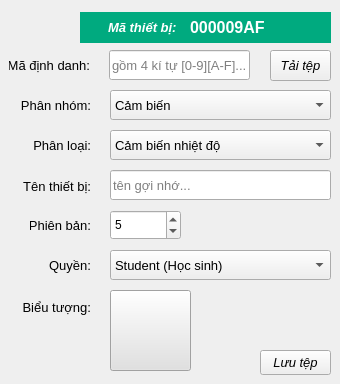
     <widget class="QWidget" name="tab">
      <attribute name="title">
       <string>           Chung           </string>
      </attribute>
      <widget class="QPushButton" name="pushButton_writeFile">
       <property name="enabled">
        <bool>true</bool>
       </property>
       <property name="geometry">
        <rect>
         <x>260</x>
         <y>350</y>
         <width>71</width>
         <height>25</height>
        </rect>
       </property>
       <property name="minimumSize">
        <size>
         <width>0</width>
         <height>25</height>
        </size>
       </property>
       <property name="font">
        <font>
         <pointsize>10</pointsize>
         <weight>50</weight>
         <italic>true</italic>
         <bold>false</bold>
        </font>
       </property>
       <property name="text">
        <string>Lưu tệp</string>
       </property>
       <property name="shortcut">
        <string/>
       </property>
      </widget>
      <widget class="QLabel" name="label_3">
       <property name="geometry">
        <rect>
         <x>9</x>
         <y>50</y>
         <width>81</width>
         <height>31</height>
        </rect>
       </property>
       <property name="font">
        <font>
         <pointsize>10</pointsize>
         <weight>50</weight>
         <bold>false</bold>
        </font>
       </property>
       <property name="text">
        <string>Mã định danh:</string>
       </property>
       <property name="alignment">
        <set>Qt::AlignRight|Qt::AlignTrailing|Qt::AlignVCenter</set>
       </property>
      </widget>
      <widget class="QLabel" name="label_8">
       <property name="geometry">
        <rect>
         <x>80</x>
         <y>12</y>
         <width>111</width>
         <height>31</height>
        </rect>
       </property>
       <property name="font">
        <font>
         <pointsize>10</pointsize>
         <weight>75</weight>
         <italic>true</italic>
         <bold>true</bold>
        </font>
       </property>
       <property name="styleSheet">
        <string notr="true">color: rgb(255, 255, 255);
background-color: rgb(0, 170, 127);</string>
       </property>
       <property name="text">
        <string>  Mã thiết bị:    </string>
       </property>
       <property name="alignment">
        <set>Qt::AlignRight|Qt::AlignTrailing|Qt::AlignVCenter</set>
       </property>
      </widget>
      <widget class="QLabel" name="label">
       <property name="geometry">
        <rect>
         <x>20</x>
         <y>90</y>
         <width>71</width>
         <height>31</height>
        </rect>
       </property>
       <property name="font">
        <font>
         <pointsize>10</pointsize>
         <weight>50</weight>
         <bold>false</bold>
        </font>
       </property>
       <property name="text">
        <string>Phân nhóm:</string>
       </property>
       <property name="alignment">
        <set>Qt::AlignRight|Qt::AlignTrailing|Qt::AlignVCenter</set>
       </property>
      </widget>
      <widget class="QLabel" name="label_4">
       <property name="geometry">
        <rect>
         <x>30</x>
         <y>130</y>
         <width>61</width>
         <height>31</height>
        </rect>
       </property>
       <property name="font">
        <font>
         <pointsize>10</pointsize>
         <weight>50</weight>
         <bold>false</bold>
        </font>
       </property>
       <property name="text">
        <string>Phân loại:</string>
       </property>
       <property name="alignment">
        <set>Qt::AlignRight|Qt::AlignTrailing|Qt::AlignVCenter</set>
       </property>
      </widget>
      <widget class="QLineEdit" name="lineEdit_nameDevice">
       <property name="geometry">
        <rect>
         <x>110</x>
         <y>170</y>
         <width>221</width>
         <height>30</height>
        </rect>
       </property>
       <property name="minimumSize">
        <size>
         <width>0</width>
         <height>30</height>
        </size>
       </property>
       <property name="font">
        <font>
         <pointsize>10</pointsize>
         <weight>50</weight>
         <bold>false</bold>
        </font>
       </property>
       <property name="text">
        <string/>
       </property>
       <property name="maxLength">
        <number>30</number>
       </property>
       <property name="alignment">
        <set>Qt::AlignJustify|Qt::AlignVCenter</set>
       </property>
       <property name="placeholderText">
        <string>tên gợi nhớ...</string>
       </property>
      </widget>
      <widget class="QSpinBox" name="spinBox_versioneDevice">
       <property name="geometry">
        <rect>
         <x>110</x>
         <y>210</y>
         <width>71</width>
         <height>30</height>
        </rect>
       </property>
       <property name="minimum">
        <number>1</number>
       </property>
       <property name="maximum">
        <number>9</number>
       </property>
       <property name="value">
        <number>5</number>
       </property>
      </widget>
      <widget class="QLabel" name="label_7">
       <property name="geometry">
        <rect>
         <x>30</x>
         <y>210</y>
         <width>61</width>
         <height>31</height>
        </rect>
       </property>
       <property name="font">
        <font>
         <pointsize>10</pointsize>
         <weight>50</weight>
         <bold>false</bold>
        </font>
       </property>
       <property name="text">
        <string>Phiên bản:</string>
       </property>
       <property name="alignment">
        <set>Qt::AlignRight|Qt::AlignTrailing|Qt::AlignVCenter</set>
       </property>
      </widget>
      <widget class="QLabel" name="label_5">
       <property name="geometry">
        <rect>
         <x>20</x>
         <y>291</y>
         <width>71</width>
         <height>32</height>
        </rect>
       </property>
       <property name="font">
        <font>
         <pointsize>10</pointsize>
         <weight>50</weight>
         <bold>false</bold>
        </font>
       </property>
       <property name="text">
        <string>Biểu tượng:</string>
       </property>
       <property name="alignment">
        <set>Qt::AlignRight|Qt::AlignTrailing|Qt::AlignVCenter</set>
       </property>
      </widget>
      <widget class="QComboBox" name="comboBox_typeDevice">
       <property name="geometry">
        <rect>
         <x>110</x>
         <y>130</y>
         <width>221</width>
         <height>30</height>
        </rect>
       </property>
       <property name="minimumSize">
        <size>
         <width>0</width>
         <height>30</height>
        </size>
       </property>
       <property name="font">
        <font>
         <pointsize>10</pointsize>
         <weight>50</weight>
         <bold>false</bold>
        </font>
       </property>
       <item>
        <property name="text">
         <string>Cảm biến nhiệt độ</string>
        </property>
       </item>
       <item>
        <property name="text">
         <string>Cảm biến độ ẩm</string>
        </property>
       </item>
       <item>
        <property name="text">
         <string>Cảm biến lực</string>
        </property>
       </item>
       <item>
        <property name="text">
         <string>Cảm biến áp suất</string>
        </property>
       </item>
       <item>
        <property name="text">
         <string>Cảm biến âm thanh</string>
        </property>
       </item>
      </widget>
      <widget class="QLabel" name="label_2">
       <property name="geometry">
        <rect>
         <x>20</x>
         <y>170</y>
         <width>71</width>
         <height>32</height>
        </rect>
       </property>
       <property name="font">
        <font>
         <pointsize>10</pointsize>
         <weight>50</weight>
         <bold>false</bold>
        </font>
       </property>
       <property name="text">
        <string>Tên thiết bị:</string>
       </property>
       <property name="alignment">
        <set>Qt::AlignRight|Qt::AlignTrailing|Qt::AlignVCenter</set>
       </property>
      </widget>
      <widget class="QPushButton" name="pushButton_openFile">
       <property name="enabled">
        <bool>true</bool>
       </property>
       <property name="geometry">
        <rect>
         <x>270</x>
         <y>50</y>
         <width>61</width>
         <height>31</height>
        </rect>
       </property>
       <property name="minimumSize">
        <size>
         <width>0</width>
         <height>30</height>
        </size>
       </property>
       <property name="font">
        <font>
         <pointsize>10</pointsize>
         <weight>50</weight>
         <italic>true</italic>
         <bold>false</bold>
        </font>
       </property>
       <property name="text">
        <string>Tải tệp</string>
       </property>
       <property name="shortcut">
        <string/>
       </property>
      </widget>
      <widget class="QComboBox" name="comboBox_groupDevice">
       <property name="geometry">
        <rect>
         <x>110</x>
         <y>90</y>
         <width>221</width>
         <height>30</height>
        </rect>
       </property>
       <property name="minimumSize">
        <size>
         <width>0</width>
         <height>30</height>
        </size>
       </property>
       <property name="font">
        <font>
         <pointsize>10</pointsize>
         <weight>50</weight>
         <bold>false</bold>
        </font>
       </property>
       <property name="currentIndex">
        <number>1</number>
       </property>
       <item>
        <property name="text">
         <string>Phần mềm</string>
        </property>
       </item>
       <item>
        <property name="text">
         <string>Cảm biến</string>
        </property>
       </item>
       <item>
        <property name="text">
         <string>Mô-đun thực hành</string>
        </property>
       </item>
       <item>
        <property name="text">
         <string>Mô hình thí nghiệm</string>
        </property>
       </item>
      </widget>
      <widget class="QLineEdit" name="lineEdit_serialNumber">
       <property name="geometry">
        <rect>
         <x>109</x>
         <y>50</y>
         <width>141</width>
         <height>30</height>
        </rect>
       </property>
       <property name="minimumSize">
        <size>
         <width>100</width>
         <height>30</height>
        </size>
       </property>
       <property name="font">
        <font>
         <pointsize>10</pointsize>
         <weight>50</weight>
         <bold>false</bold>
        </font>
       </property>
       <property name="maxLength">
        <number>4</number>
       </property>
       <property name="alignment">
        <set>Qt::AlignJustify|Qt::AlignVCenter</set>
       </property>
       <property name="placeholderText">
        <string>gồm 4 kí tự [0-9][A-F]...</string>
       </property>
      </widget>
      <widget class="QPushButton" name="pushButton_iconDevice">
       <property name="geometry">
        <rect>
         <x>110</x>
         <y>290</y>
         <width>81</width>
         <height>81</height>
        </rect>
       </property>
       <property name="styleSheet">
        <string notr="true">background-color: rgb(225, 225, 225);</string>
       </property>
       <property name="text">
        <string/>
       </property>
       <property name="iconSize">
        <size>
         <width>100</width>
         <height>100</height>
        </size>
       </property>
      </widget>
      <widget class="QLabel" name="label_serialNumber">
       <property name="geometry">
        <rect>
         <x>190</x>
         <y>12</y>
         <width>141</width>
         <height>31</height>
        </rect>
       </property>
       <property name="font">
        <font>
         <pointsize>12</pointsize>
         <weight>75</weight>
         <italic>false</italic>
         <bold>true</bold>
        </font>
       </property>
       <property name="styleSheet">
        <string notr="true">background-color: rgb(0, 170, 127);
color: rgb(255, 255, 255);</string>
       </property>
       <property name="text">
        <string>000009AF</string>
       </property>
      </widget>
      <widget class="QLabel" name="label_18">
       <property name="geometry">
        <rect>
         <x>40</x>
         <y>248</y>
         <width>51</width>
         <height>35</height>
        </rect>
       </property>
       <property name="font">
        <font>
         <pointsize>10</pointsize>
         <weight>50</weight>
         <bold>false</bold>
        </font>
       </property>
       <property name="text">
        <string>Quyền:</string>
       </property>
       <property name="alignment">
        <set>Qt::AlignRight|Qt::AlignTrailing|Qt::AlignVCenter</set>
       </property>
      </widget>
      <widget class="QComboBox" name="comboBox_accountType">
       <property name="geometry">
        <rect>
         <x>110</x>
         <y>250</y>
         <width>221</width>
         <height>30</height>
        </rect>
       </property>
       <property name="font">
        <font>
         <pointsize>10</pointsize>
         <weight>50</weight>
         <bold>false</bold>
        </font>
       </property>
       <property name="editable">
        <bool>false</bool>
       </property>
       <property name="currentText">
        <string>Student (Học sinh)</string>
       </property>
       <item>
        <property name="text">
         <string>Student (Học sinh)</string>
        </property>
       </item>
       <item>
        <property name="text">
         <string>Teacher (Giáo viên)</string>
        </property>
       </item>
       <item>
        <property name="text">
         <string>Root (Quản trị)</string>
        </property>
       </item>
      </widget>
     </widget>
